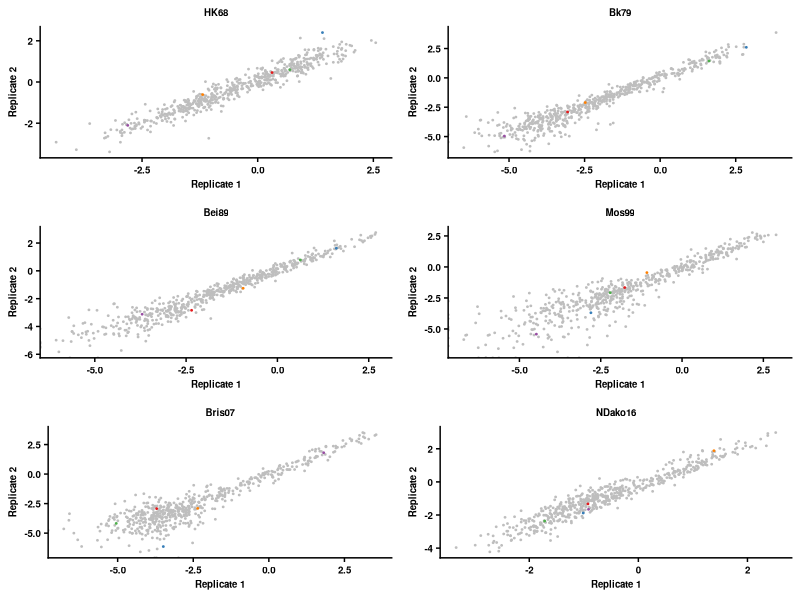

Write the R code that produced this figure.
#R code
library(ggplot2)
library(scales)
library(RColorBrewer)
library(readr)
library(tidyr)
library(reshape)
library(stringr)
library(dplyr)
library(ggrepel)
library(gridExtra)
require(cowplot)


PlotCompareFit_Rep <- function(table_data,strainname){
  textsize=7
  colorscale <- c(brewer.pal(9,"Set1"))
  table_data <- filter(table_data,strain==strainname)
  print (strainname)
  R1fit = log(table_data$Rep1Fitness)
  R2fit = log(table_data$Rep2Fitness)
  R1fit[!is.finite(R1fit)] <- NA
  R2fit[!is.finite(R2fit)] <- NA
  print (paste("Pearson Cor:", cor(R1fit,R2fit,use="complete.obs"),sep=' '))
  p <- ggplot(table_data,aes(x=log(Rep1Fitness),y=log(Rep2Fitness),color=mut_type)) +
	 geom_point(size=0.3) +
         theme_cowplot(12) +
         scale_color_manual(values=c('gray', colorscale)) +
	 theme(plot.title=element_text(size=textsize,face="bold",hjust = 0.5),
	       axis.title=element_text(size=textsize,face="bold"),
	       axis.text=element_text(size=textsize,face="bold"),
	       legend.title=element_blank(),
	       legend.text=element_text(size=textsize,face="bold"),
	       legend.position='none') +
	 xlab(bquote(bold('Replicate 1'))) +
	 ylab(bquote(bold('Replicate 2'))) +
         ggtitle(strainname)
  return (p)
  }

coloring <- function(ID){
  if (ID=='KGSESV'){return ('HK68')}
  else if (ID=='EESENV'){return ('Bk79')}
  else if (ID=='EEYENV'){return ('Bei89')}
  else if (ID=='QKYDST'){return ('Mos99')}
  else if (ID=='HKFDFA'){return ('Bris07')}
  else if (ID=='HNSDFA'){return ('NDako16')}
  else {return ('mut')}
  }

StrainLevels <- c('HK68','Bk79','Bei89','Mos99','Bris07','NDako16')
table_data <- read_csv('result/data_all.csv') %>%
                filter(strain!='Bris07P194') %>%
                mutate(strain= replace(strain, which(strain=="Bris07L194"), 'Bris07')) %>%
                mutate(mut_type=mapply(coloring, ID)) %>%
                mutate(mut_type=factor(mut_type, levels=c('mut', StrainLevels))) %>%
                arrange(mut_type)
p1 <- PlotCompareFit_Rep(table_data,'HK68')
p2 <- PlotCompareFit_Rep(table_data,'Bk79')
p3 <- PlotCompareFit_Rep(table_data,'Bei89')
p4 <- PlotCompareFit_Rep(table_data,'Mos99')
p5 <- PlotCompareFit_Rep(table_data,'Bris07')
p6 <- PlotCompareFit_Rep(table_data,'NDako16')
p <- grid.arrange(p1,p2,p3,p4,p5,p6,nrow=3,ncol=2)
ggsave('graph/Compare_Rep.png',p,height=6,width=4)
